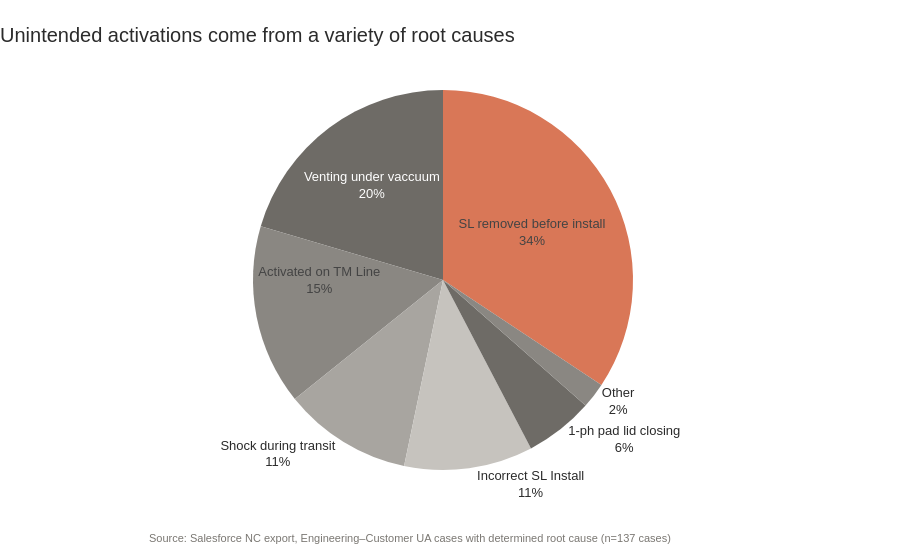

Source (notebook cell):
### Code cell
ua_known_color_map = build_emphasis_map(ua_known_counts["Root Cause"], "SL removed before install")

fig_ua_known_pie = px.pie(
    ua_known_counts,
    names="Root Cause", values="Count",
    color="Root Cause", color_discrete_map=ua_known_color_map,
    title="Unintended activations come from a variety of root causes",
)
fig_ua_known_pie.update_traces(
    texttemplate="%{label}<br>%{percent:.0%}",
    insidetextorientation="horizontal",
)
fig_ua_known_pie.update_layout(showlegend=False)
add_source(fig_ua_known_pie, f"Source: Salesforce NC export, Engineering–Customer UA cases with determined root cause (n={len(df_ua_known)} cases)", y=-0.2)
fig_ua_known_pie.update_layout(margin=dict(b=90))

### Figure 1 — Plotly figure (JSON) as saved in the notebook; plotly's stock layout.template omitted (floating-point values rounded to 4 significant figures)
{"data": [{"customdata": [["SL removed before install"], ["Venting under vaccuum"], ["Activated on TM Line"], ["Shock during transit"], ["Incorrect SL Install"], ["1-ph pad lid closing"], ["Other"]], "domain": {"x": [0, 1], "y": [0, 1]}, "hovertemplate": "Root Cause=%{customdata[0]}<br>Count=%{value}<extra></extra>", "insidetextorientation": "horizontal", "labels": ["SL removed before install", "Venting under vaccuum", "Activated on TM Line", "Shock during transit", "Incorrect SL Install", "1-ph pad lid closing", "Other"], "legendgroup": "", "marker": {"colors": ["#D97757", "#6E6B66", "#8A8782", "#A8A5A0", "#C6C3BE", "#6E6B66", "#8A8782"]}, "name": "", "showlegend": true, "texttemplate": "%{label}<br>%{percent:.0%}", "type": "pie", "values": [47, 28, 21, 15, 15, 8, 3]}], "layout": {"annotations": [{"font": {"color": "#7A7772", "size": 11}, "showarrow": false, "text": "Source: Salesforce NC export, Engineering–Customer UA cases with determined root cause (n=137 cases)", "x": 0, "xanchor": "left", "xref": "paper", "y": -0.2, "yref": "paper"}], "legend": {"tracegroupgap": 0}, "margin": {"b": 90}, "showlegend": false, "title": {"text": "Unintended activations come from a variety of root causes"}}}
